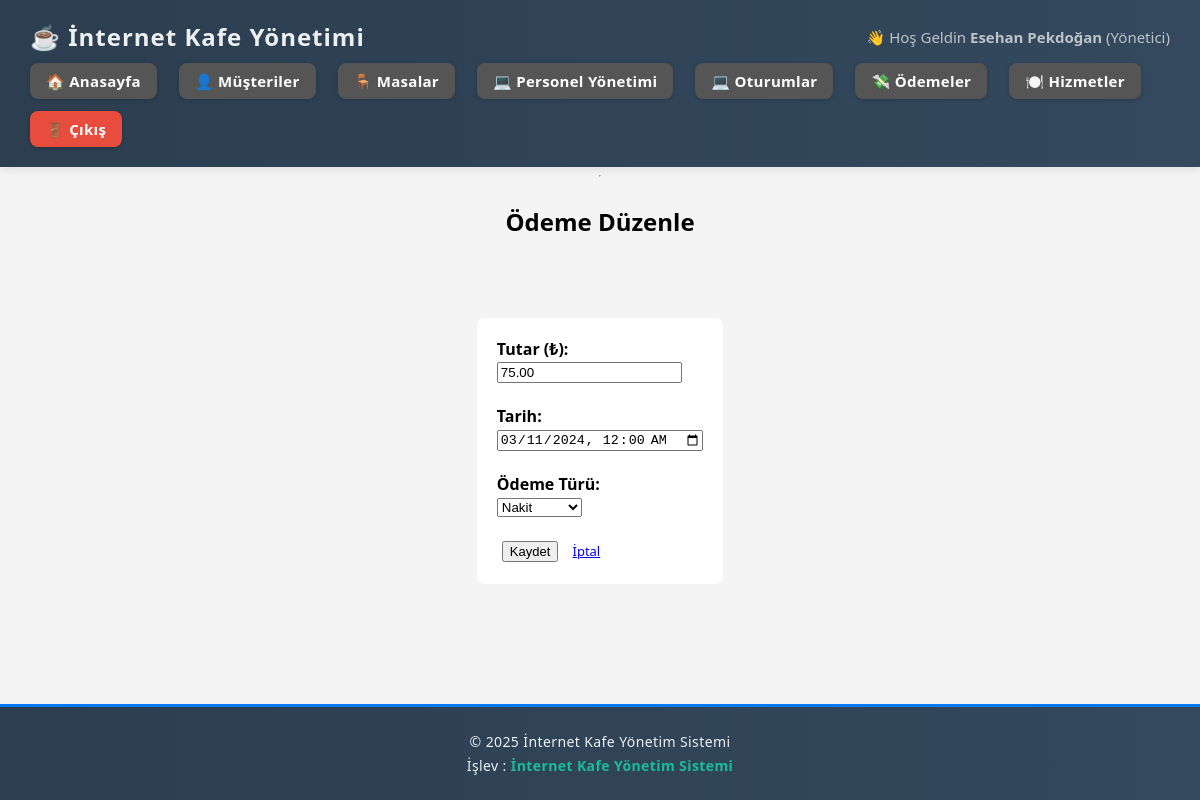
The page /internetkafe/pages/odeme_duzenle.php?id=2 (signed in) on the database its author committed.
### tables this page shows
CREATE TABLE `odeme` (
  `Odeme_ID` int(11) NOT NULL,
  `Oturum_ID` int(11) NOT NULL,
  `Odeme_Tarihi` date DEFAULT NULL,
  `Odeme_Tutari` decimal(10,2) DEFAULT NULL,
  `Odeme_Turu` varchar(50) DEFAULT NULL
);

### internetkafe/pages/odeme_duzenle.php (the view, shortened to what this page needs)
<?php
include("../includes/config.php");
include("../includes/header.php");
$odeme_id = $_GET['id'];
$odeme_sorgu = mysqli_query($conn, "
    SELECT * FROM Odeme WHERE Odeme_ID = $odeme_id
");
$odeme = mysqli_fetch_assoc($odeme_sorgu);
?>
<h2 style="text-align:center;">Ödeme Düzenle</h2>
<form method="post" style="max-width:400px; margin:auto; background:#fff; padding:20px; border-radius:8px;">
    <label><strong>Tutar (₺):</strong></label><br>
    <input type="number" name="tutar" value="<?php echo $odeme['Odeme_Tutari']; ?>" required><br><br>
    <label><strong>Tarih:</strong></label><br>
    <input type="datetime-local" name="tarih"
           value="<?php echo date('Y-m-d\TH:i', strtotime($odeme['Odeme_Tarihi'])); ?>" required><br><br>
    <label><strong>Ödeme Türü:</strong></label><br>
    <select name="tur" required>
        <option value="Nakit" <?php if ($odeme['Odeme_Turu'] == 'Nakit') echo 'selected'; ?>>Nakit</option>
    </select><br><br>
    <button type="submit" class="btn">Kaydet</button>
    <a href="odemeler.php" class="btn">İptal</a>
</form>
<?php include("../includes/footer.php"); ?>

### internetkafe/css/style.css (style rules this page uses)
html, body { margin: 0; padding: 0; height: 100%; display: flex; flex-direction: column; font-family: Arial, sans-serif; background-color: #f4f4f4; font-family: 'Segoe UI', Tahoma, Geneva, Verdana, sans-serif; }
.btn { margin: 2px 5px; font-size: 13px; }

### rows shown on the page
odeme: tutar "75.00", tarih "03/11/2024 00:00", tur "Nakit"

### other values the page prints
$_SESSION['user'] "Esehan Pekdoğan"
$_SESSION['gorev'] "Yönetici"
